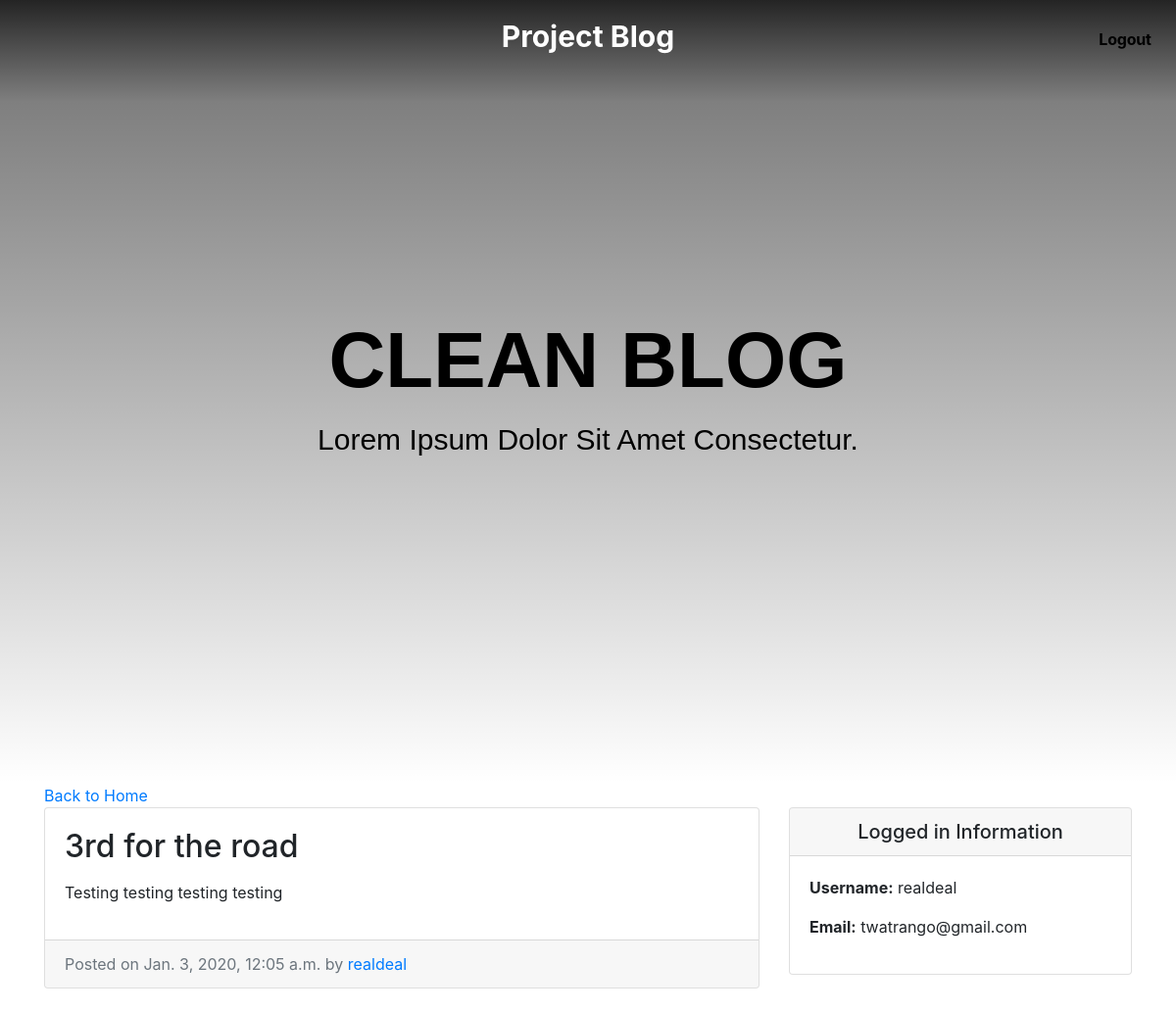
Screenshot of /entry/3/ (signed in) with the database file from the repository.
### entries/models.py (models this page shows, shortened)
class Entry(models.Model):
	entry_title = models.CharField(max_length=50)
	entry_text = models.TextField()
	entry_date = models.DateTimeField(auto_now_add=True)
	entry_author = models.ForeignKey(User, on_delete=models.CASCADE)
	class Meta:
		verbose_name_plural = "entries"

### entries/views.py (the view)
# urls.py: path('entry/<int:pk>/', EntryView.as_view(), name = "entry-detail"),
class EntryView(LoginRequiredMixin, DetailView):
	model = Entry
	template_name = 'entries/entry_detail.html'

### entries/templates/entries/entry_detail.html
{% extends "entries/base.html" %}
{% block content %}
      <div class="col-md-8">
        <a href="{% url 'blog-home' %}">Back to Home</a>
        <div class="card mb-4">
          <div class="card-body">
            <h2 class="card-title">{{ object.entry_title }}</h2>
            <p class="card-text">{{ object.entry_text|linebreaks }}</p>
          </div>
          <div class="card-footer text-muted">
            Posted on {{ object.entry_date }} by
            <a href="#">{{ object.entry_author }}</a>
          </div>
        </div>
      </div>
{% endblock %}

### entries/templates/entries/base.html (shortened to what this page needs)
{% load static %}
<!DOCTYPE html>
<html lang="en">
<head>
	<link rel="stylesheet" type="text/css" href="{% static 'entries/css/style.css' %}">
	<link rel="stylesheet" href="https://stackpath.bootstrapcdn.com/bootstrap/4.3.1/css/bootstrap.min.css">
</head>
<body>
  <section id="navigation">
    <div class="bg-image">
      <div class="bw-gradient">
        <div class="container">
          <div class="row">
            <div class="col-sm-12 header">
              <h1 class="text-center text-uppercase">clean blog</h1>
              <p class="text-center text-capitalize">Lorem ipsum dolor sit amet consectetur.</p>
            </div>
          </div>
        </div>
      </div>
      <div class="header">
        <div class="sub-header text-capitalize font-weight-bold">
          <div class="logo">
            <a href="{% url 'blog-home' %}">Project Blog</a>
          </div>
          <ul class="right-menu">
            <li><a href="{% url 'logout' %}">Logout<a></li>
          </ul>
        </div>
      </div>
    </div>
  </section>
  <section>
	<div class="container">
		<div class="row">
		  {% block content %} {% endblock %}
		<div class="col-md-4">
			<div class="card my-4">
				<h5 class="card-header text-center">Logged in Information</h5>
		        <div class="card-body">
		          <ul class="list-unstyled mb-0">
		            <li>
		              <p> <strong>Username:</strong> {{user.username}}</p>
		            </li>
		            <li>
		              <p> <strong>Email:</strong> {{user.email}}</p>
		            </li>
		          </ul>
		        </div>
			</div>
		</div>
		</div>
	</div>
  </section>
</body>
</html>

### entries/static/entries/css/style.css (style rules this page uses)
* { margin: 0; padding: 0; }
#navigation .bg-image { background-position: center; background-repeat: no-repeat; background-size: cover; height: 100vh; }
#navigation .bw-gradient { width: 100%; height: 100vh; position: absolute; background: -moz-linear-gradient(top, rgba(0,0,0,0.86) 0%, rgba(0,0,0,0.5) 13%, rgba(0,0,0,0) 100%); background: -webkit-linear-gradient(top, rgba(0,0,0,0.86) 0%,rgba(0,0,0,0.5) 13%,rgba(0,0,0,0) 100%); background: linear-gradient(to bottom, rgba(0,0,0,0.86) 0%,rgba(0,0,0,0.5) 13%,rgba(0,0,0,0) 100%); filter: progid:DXImageTransform.Microsoft.gradient( startColorstr='#db000000', endColorstr='#00000000',GradientType=0 ); }
#navigation .bw-gradient .container { position: absolute; top: 40%; left: 50%; transform: translate(-50%, -50%); font-family: sans-serif; color: #000; }
#navigation .bw-gradient .container h1 { font-size: 80px; font-weight: 900; }
#navigation .bw-gradient .container p { font-size: 30px; font-weight: 500px; margin-top: 10px; }
#navigation .header { position: fixed; width: 100%; height: 70px; z-index: 100; }
#navigation .sub-header .logo a { position: absolute; font-size: 30px; left: 50%; transform: translate(-50%); text-decoration: none; color: #fff; top: 15px; }
#navigation .sub-header .right-menu { float: right; }
#navigation .sub-header ul li { float: left; list-style: none; min-width: 100px; height: 30px; line-height: 30px; margin: 20px 2px; padding: 0 7px; }
#navigation .sub-header ul li a { display: block; text-align: center; border-radius: 10px; letter-spacing: -0.2px; text-decoration: none; color: #000; padding: 5px; }
@media screen and (max-width:1200px) { #navigation .sub-header { width: 100%; } }
::placeholder { font-size: 20px; font-weight: bold; }

### rows the page displays
Entry: entry_title "3rd for the road", entry_text "Testing testing testing testing", entry_date "Jan. 3, 2020, 12:05 a.m.", entry_author "realdeal"

### other values shown
{{ user.username }} "realdeal"
{{ user.email }} "twatrango@gmail.com"
